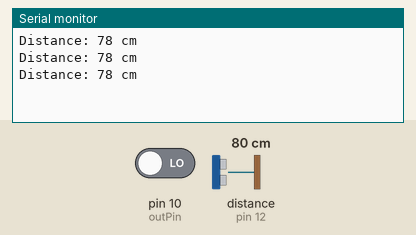
Bench run of a sketch on a simulated Arduino Uno, built with avr-gcc and run on an emulated ATmega328P. Shown: the last lines printed to the serial monitor. Wiring (inferred from the names in the program): ultrasonic range finder: trigger pin 11; echo pin 12. The test bench sets the inputs (shaded band); at power-on: distance to the obstacle (sensor on pin 12) 80 cm, pin 10 (outPin) LOW. The echo pulse lasts 58.3 µs per cm.

Above: at 1.3 s.
1.4 s: distance to the obstacle (sensor on pin 12) set to 2 cm
At 1.9 s:
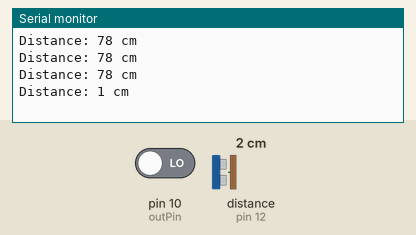
2.9 s: pin 10 (outPin) driven HIGH
5.0 s: distance to the obstacle (sensor on pin 12) set to 120 cm
At 5.4 s:
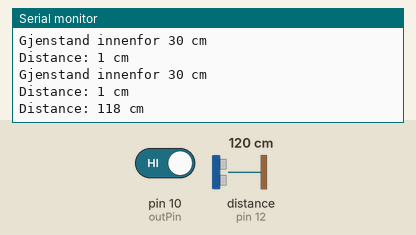
8.0 s: distance to the obstacle (sensor on pin 12) set to 4 cm
At 8.39 s:
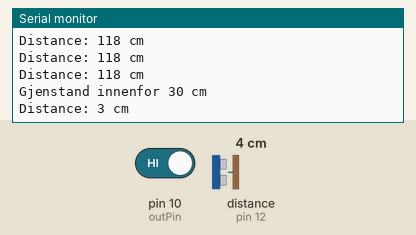
11.0 s: pin 10 (outPin) driven LOW
Timing chart, 0 to 14.0 s (numbered marks = the images above; inputs shaded):
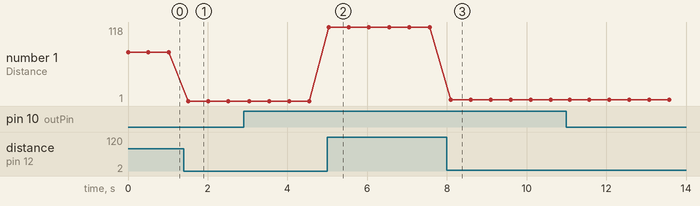

Measured:
- after the input at 1.4 s, the serial monitor: prints a new line after 0.12 s (image 1)
- after the input at 5.0 s, the serial monitor: prints a new line at once (image 2)
- after the input at 8.0 s, the serial monitor: prints a new line after 0.07 s (image 3)
- plotted number 1: 78 → 1 after the input at 1.4 s, 1 → 118 after the input at 5.0 s, 118 → 3 after the input at 8.0 s

The sketch:

Dual-ultrasonic-sensor-module_som_m_ler_avstand.ino
```cpp
const int trigPin = 11;    // TRIG-pinne til pin 9 på Arduino
const int echoPin = 12;   // ECHO-pinne til pin 10 på Arduino
const int outPin = 10;     // OUT-pinne til pin 8 på Arduino

void setup() {
  Serial.begin(9600);     // Initialiser seriell kommunikasjon
  pinMode(trigPin, OUTPUT);// Sett TRIG-pinne til utgang
  pinMode(echoPin, INPUT); // Sett ECHO-pinne til inngang
  pinMode(outPin, INPUT);  // Sett OUT-pinne til inngang
}

void loop() {
  digitalWrite(trigPin, LOW);     // Sett TRIG-pinne til lav
  delayMicroseconds(2);           // Vent i 2 mikrosekunder
  digitalWrite(trigPin, HIGH);    // Sett TRIG-pinne til høy
  delayMicroseconds(10);          // Vent i 10 mikrosekunder
  digitalWrite(trigPin, LOW);     // Sett TRIG-pinne til lav

  long duration = pulseIn(echoPin, HIGH);  // Les inn tiden for ekko
  int distance = duration * 0.034 / 2;     // Konverter til cm

  if (distance < 30 && digitalRead(outPin) == HIGH) { // Hvis gjenstand er innenfor 30 cm og OUT-pinnen er høy
    // Gjør noe når hendelsen skjer, for eksempel:
    Serial.println("Gjenstand innenfor 30 cm");
  }

  Serial.print("Distance: ");
  Serial.print(distance);
  Serial.println(" cm");

  delay(500); // Vent i 500 ms
}
```

rotary_encoder_digitale_signaler.cpp
```cpp
const int encoderCLK = 2;   // SW pin on the encoder
const int encoderDT = 3;   // DT pin on the encoder
const int encoderSW = 4;  // CLK pin on the encoder
int encoderPos = 0;        // current position of the encoder
int lastPos = 0;           // last position of the encoder

void setup() {
  pinMode(encoderSW, INPUT_PULLUP);  // enable internal pullup resistor for switch
  pinMode(encoderDT, INPUT_PULLUP);  // enable internal pullup resistor for DT
  pinMode(encoderCLK, INPUT_PULLUP); // enable internal pullup resistor for CLK
  Serial.begin(9600);                // initialize serial communication
}

void loop() {
  int swState = digitalRead(encoderSW);    // read the state of the switch
  int dtState = digitalRead(encoderDT);    // read the state of DT
  int clkState = digitalRead(encoderCLK);  // read the state of CLK

  // check if the encoder has been turned clockwise
  if (clkState == LOW && dtState == HIGH) {
    encoderPos++;
  }
  // check if the encoder has been turned counterclockwise
  if (clkState == LOW && dtState == LOW) {
    encoderPos--;
  }

  // check if the switch has been pressed
  if (swState == LOW) {
    Serial.println("Encoder switch pressed");
  }

  // print the current position of the encoder if it has changed
  if (encoderPos != lastPos) {
    Serial.print("Encoder position: ");
    Serial.println(encoderPos);
    lastPos = encoderPos;
  }
}
```
